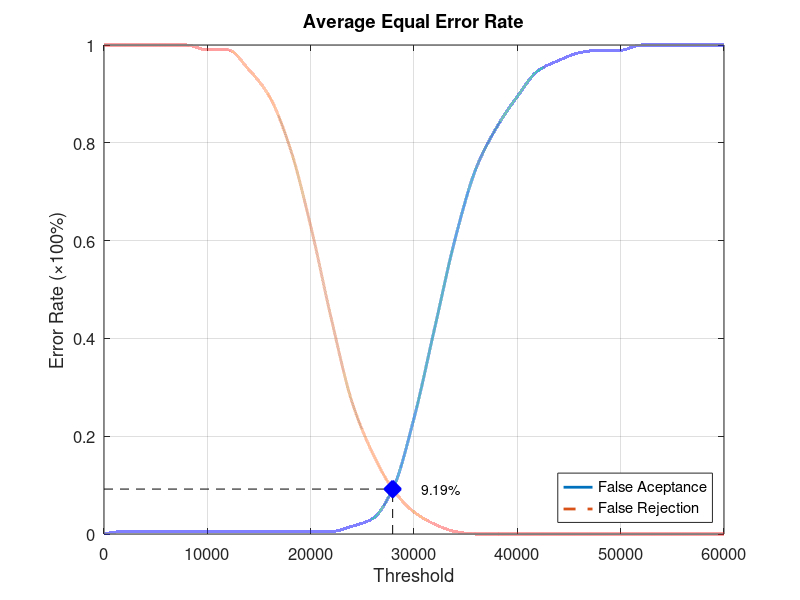
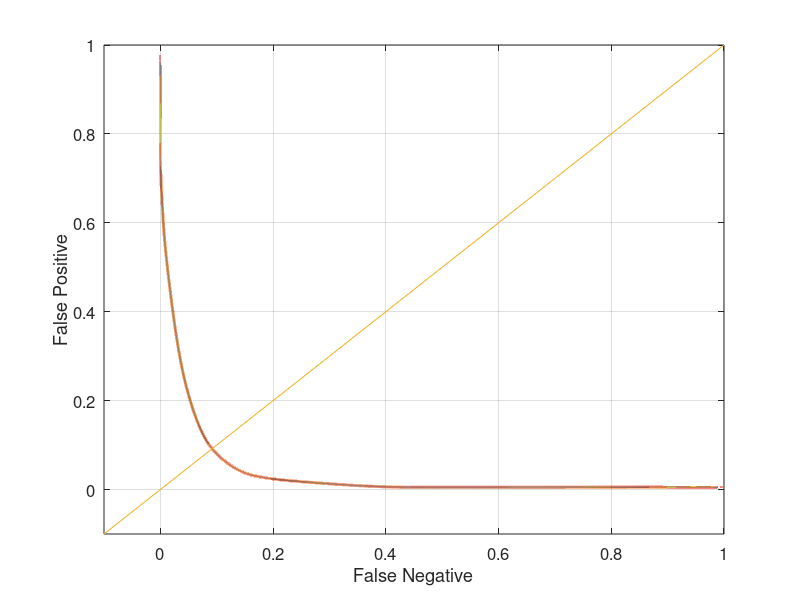

Write the MATLAB code that produced these figures, in order.
function yEER = Database3_3
close all;
clear;
clc;
x = 0:2000:60000;
xq = 0:0.5:60000;

y0 = [0 0.00526316 0.00526316 0.00526316 0.00526316 0.00526316 0.00526316 0.00526316 0.00526316 0.00526316 0.00526316 0.00526316 0.0157895 0.0315789 0.0947368 0.236842 0.421053 0.605263 0.747368 0.831579 0.894737 0.947368 0.968421 0.984211 0.989474 0.989474 1 1 1 1 1];
yy0 = interp1(x, y0, xq, 'pchip');
y1 = [1 1 1 1 1 0.99 0.99 0.95 0.895 0.79 0.63 0.44 0.27 0.165 0.09 0.045 0.02 0.005 0 0 0 0 0 0 0 0 0 0 0 0 0];
yy1 = interp1(x, y1, xq, 'pchip');

% Calculating EER: 
y2 = abs(y0 - y1);
find(y2 == min(y2))
yy2 = abs(yy0 - yy1);
xEER = find(yy2 == min(yy2));
xEERIndex = xq(xEER) % X-axis EER
yEER = yy0(xEER) % Y-axis EER

main = figure
plot(xq, yy0,'-','LineWidth', 2);	hold on
plot(xq, yy1,'--','LineWidth', 2);	hold on
plot([xEERIndex xEERIndex], [0 yEER], 'k--');	hold on
plot([0 xEERIndex], [yEER yEER], 'k--');	hold on
plot(xEERIndex, yEER, 'bx', 'LineWidth', 10);	hold on
text(xEERIndex + 10 * xEERIndex / 100, yEER, [num2str(round((10000 * yEER)) / 100) '%'])
legend('False Aceptance', 'False Rejection', 'Location', 'SouthEast')
xlabel('Threshold')
ylabel('Error Rate (\times100%)')
title('Average Equal Error Rate')
set(gca, 'FontSize', 12)
axis([0 60000 0 1])
grid on

print(main, 'Database3_3Main', '-dpng');
FNRxFPR = figure('Color', [1 1 1]);
plot(yy1, yy0, '-', yy1, yy0, 'LineWidth', 2);
hold on
y = -0.1:0.1:1
plot(y, y); 
set(gca, 'FontSize', 12)
xlabel('False Negative')
ylabel('False Positive')
axis([-0.1 1 -0.1 1])
set(gca, 'FontSize', 12)
grid on

print(FNRxFPR, 'Database3_3FNRxFPR','-dpng');
end
